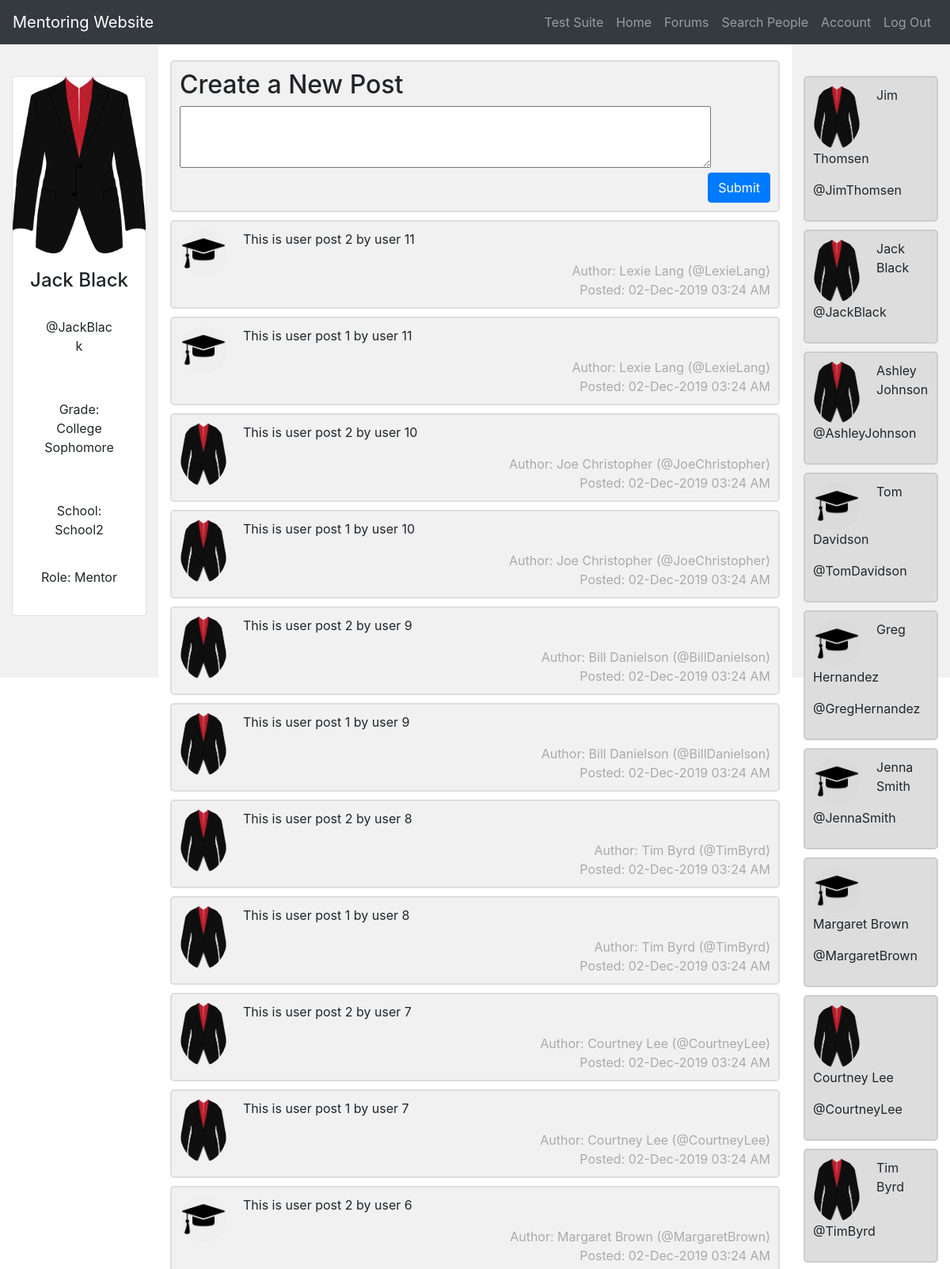
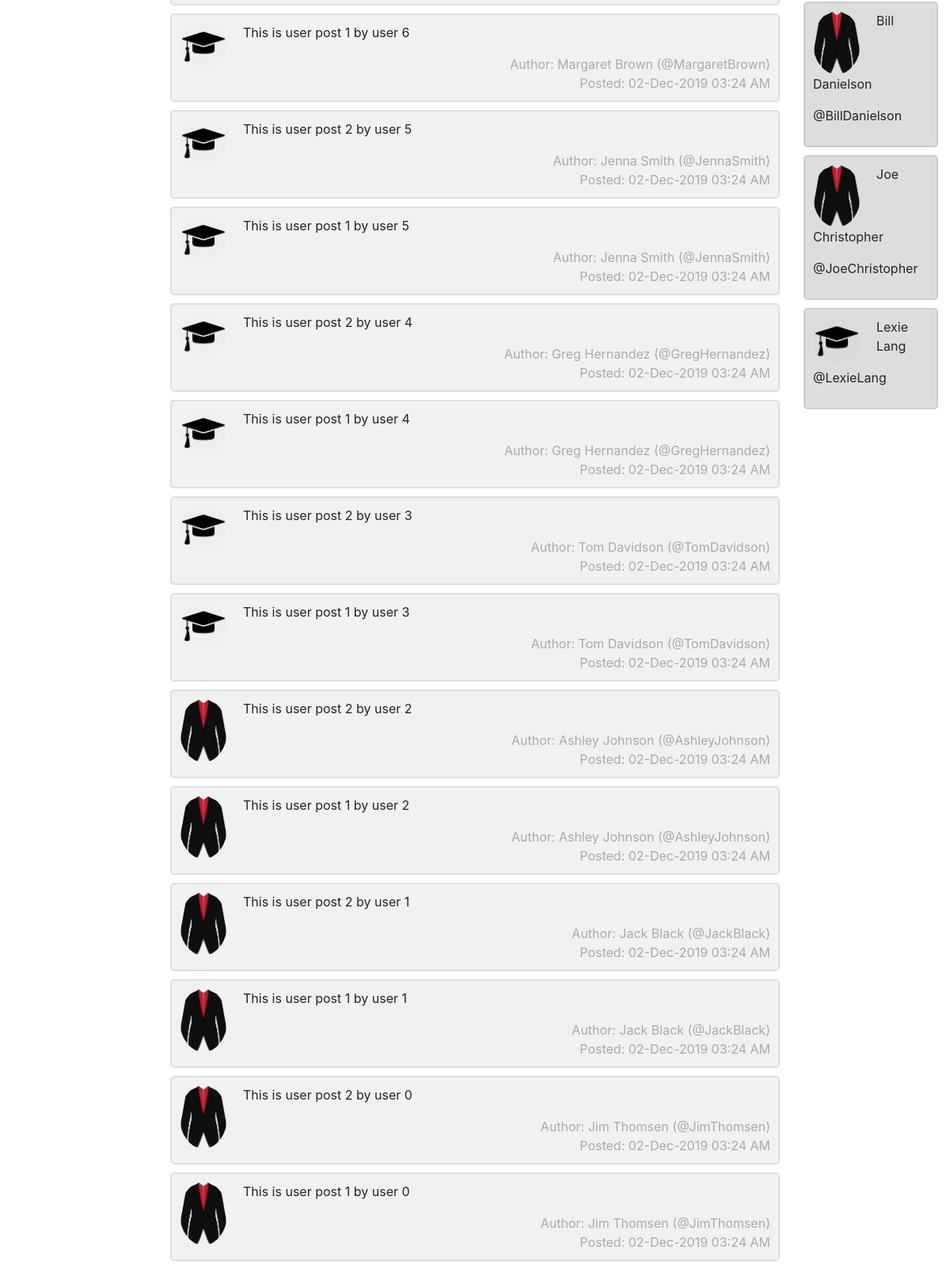
Page /home (signed in) on the earlier database version (2 pictures, top to bottom).
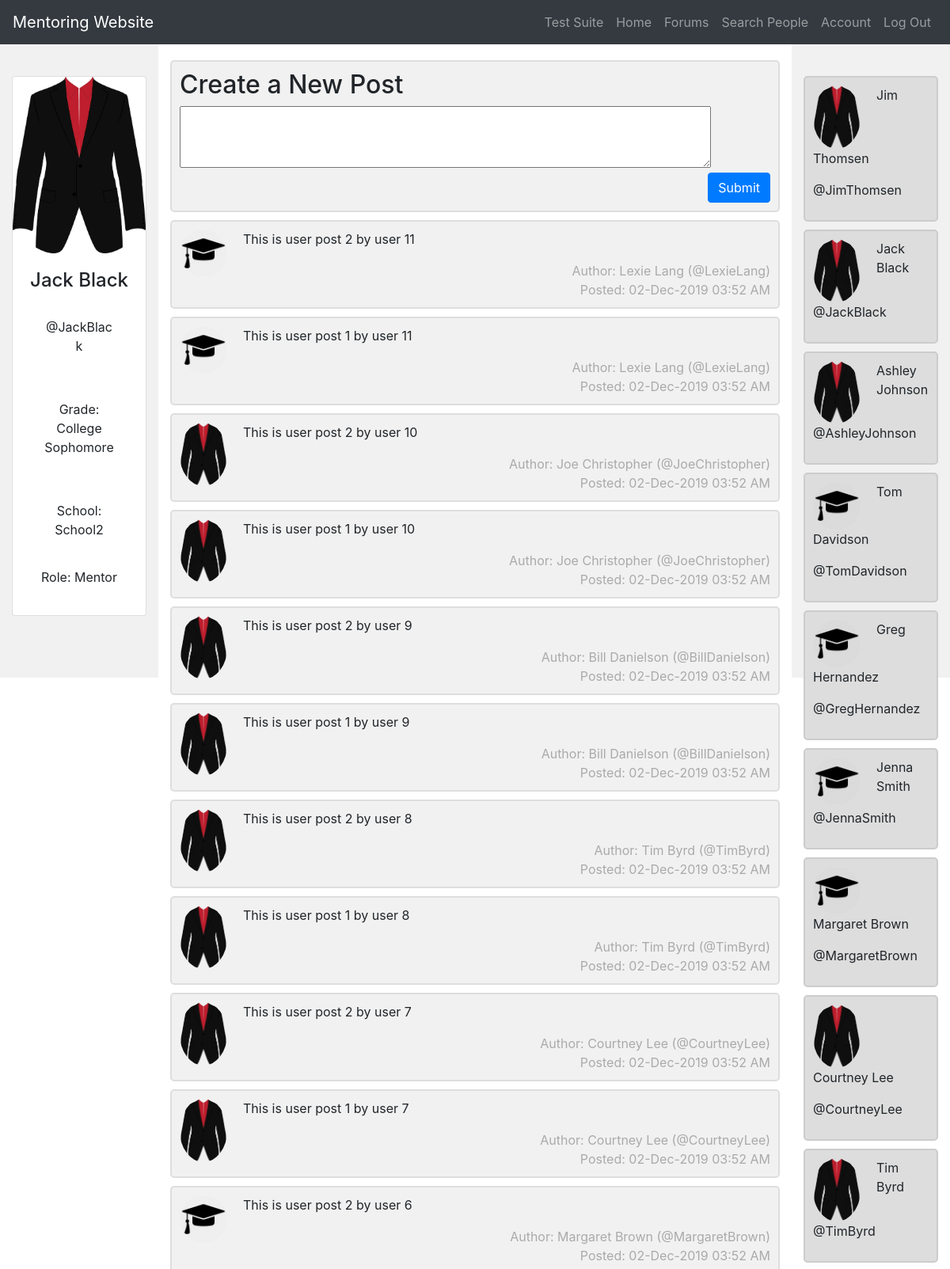
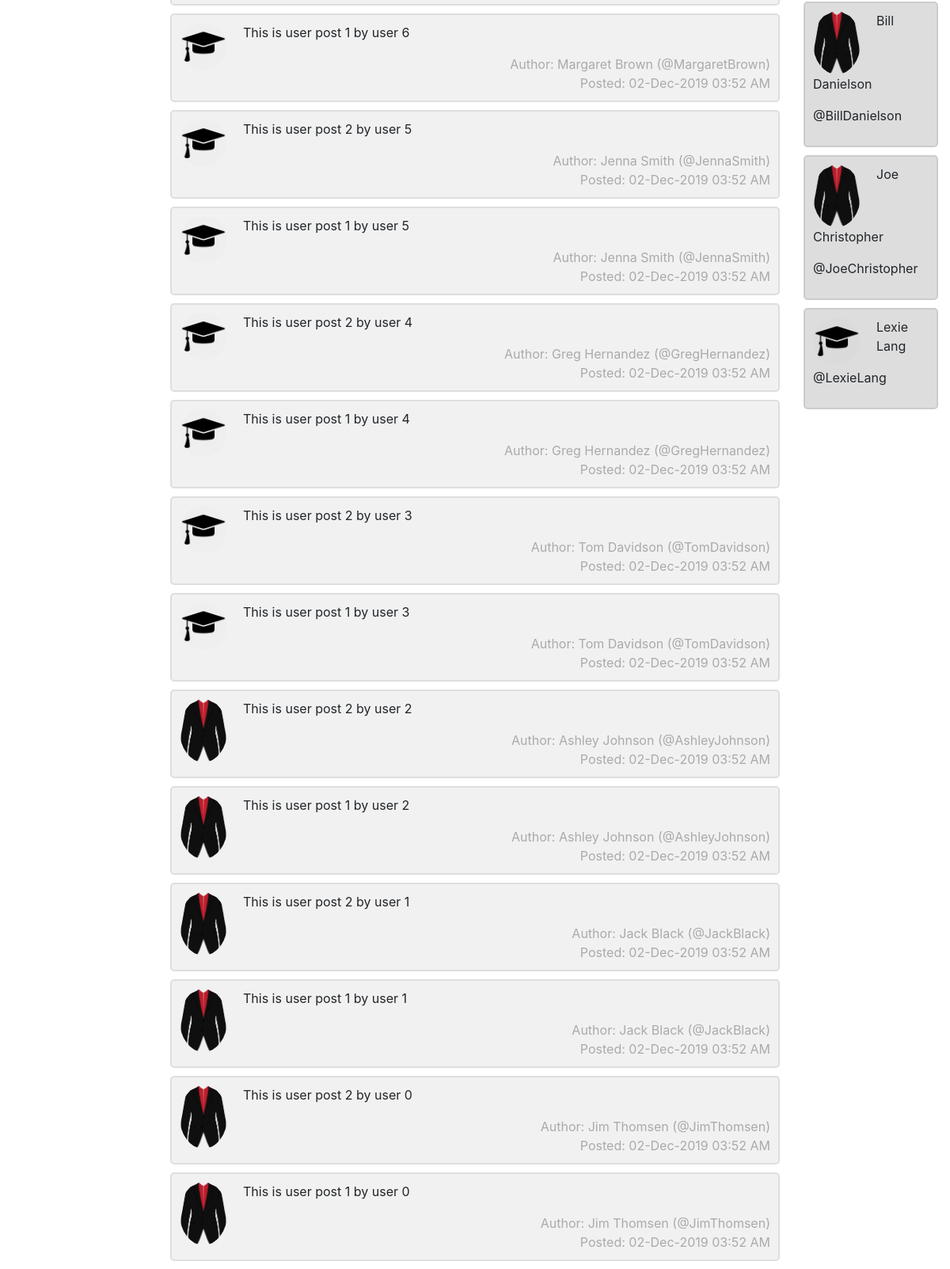
Same page on the later database version (2 pictures, top to bottom).
### db_models.py (models this page shows, shortened)
class UserPost(db.Model):
    __tablename__ = 'UserPosts'
    id = db.Column(db.Integer, primary_key=True, nullable=False)
    author_username = db.Column(db.String(64), db.ForeignKey('Users.username'), nullable=False)
    content = db.Column(db.Text(), nullable=False)
    post_time = db.Column(db.DateTime, index=True, default=datetime.utcnow, nullable=False)

### main.py (the view)
@app.route('/home', methods=['GET', 'POST'])
def home():
    form = PostForm()
    if form.validate_on_submit():
        content = form.content.data
        post = add_user_post(current_user.username, content)
        return redirect('/home')
    return render_template('homepage.html', form=form)

### forms.py
class PostForm(FlaskForm):
    content = StringField('Create a New Post', widget=TextArea(), validators=[DataRequired()])
    submit = SubmitField('Make Post')

### db_models.py (called while the page is built)
@login_manager.user_loader
def load_user(user_id):
    if user_id is not None:
        return User.query.get(user_id)
    return None

### funcs.py (called while the page is built)
def grade_level_string(grLvlCode):
    for lvl in GRADE_LEVELS:
        code, string = lvl
        if grLvlCode == code:
            return string
    return None

def is_mentee(u):
    return u.grade not in MENTOR_GRADES

def sorted_reverse_id_order(l):
    return sorted(l, key=lambda p: p.id, reverse=True)

def get_following(user):
    follows = list(Follow.query.filter_by(follower_username = user.username))
    following_usernames = list(map(lambda f: f.following_username, follows))
    following_users = map(lambda u: User.query.get(u), following_usernames)
    return list(following_users)

def get_general_feed(user):
    following_unames = list(map(lambda u: u.username, get_following(user)))
    return sorted_reverse_id_order(list(filter(lambda post: (post.author_username in following_unames) or (post.author_username == user.username), list(UserPost.query.all()))))

### templates/homepage.html (shortened to what this page needs)
{% extends "base.html" %}
{% block page_content %}
<div class="container-fluid">
  <div class="row">
    <div class="col-sm-2 sidebar">
      <div class= "mar-top">
      <div class="card">
        <img class="card-img-top" src="{{ url_for('static', filename='mentee.jpg' if is_mentee(current_user) else 'mentor.jpg') }}" alt="Card Image" style="width:100%">
        <div class="card-body">
          <h4 class="card-title" align='center'> {{ current_user.first_name }} {{ current_user.last_name }} </h4>
          <p class="card-body" align='center'>@{{ current_user.username }}</p>
          <p class="card-body" align='center'>Grade: {{ grade_level_string(current_user.grade) }}</p>
          <p class="card-body" align='center'>School: {{ current_user.school }}</p>
          <p class="card=body" align='center'>Role: {{ "Mentee" if is_mentee(current_user) else "Mentor" }} </p>
        </div>
      </div>
      </div>
    </div>
    <div class="col-sm-8">
      <div class= "mar-top">
        {% block content %}
        <form action="" method="post" novalidate>
          <div class="chat">
            <h2>Create a New Post</h2>
            {{ form.content( id="ta", cols="90", rows="3") }}<br>
            <span class="time-right">
              {{ form.submit(value = "Submit", class="btn btn-primary") }}
            </span>
          </div>
        </form>
        {% endblock %}
        {% for userpost in get_general_feed(current_user) %}
        {% with u = get_user_by_username(userpost.author_username) %}
        <div class="chat">
          <img src="{{ url_for('static', filename='mentee.jpg' if is_mentee(u) else 'mentor.jpg') }}" alt="Avatar">
          <p>{{ userpost.content }}</p>
          <span class="time-right">Author: {{ u.first_name}} {{ u.last_name }} (@{{ u.username }})</span><br>
          <span class="time-right">Posted: {{ date_to_string(userpost.post_time) }}</span>
        </div>
        {% endwith %}
        {% endfor %}
      </div>
    </div>
    <div class="col sidebar">
      <div class= "mar-top">
        {% for friend in get_following(current_user) %}
        <div class="chat dark">
          <img src="{{ url_for('static', filename='mentee.jpg' if is_mentee(friend) else 'mentor.jpg') }}" alt="Avatar">
          <p>{{ friend.first_name }} {{ friend.last_name }}</p>
          <p>@{{ friend.username }}</p>
        </div>
        {% endfor %}
      </div>
    </div>
  </div>
</div>
{% endblock %}

Differences in the rows shown:
changed UserPost "This is user post 2 by user 11": post_time "02-Dec-2019 03:24 AM" → "02-Dec-2019 03:52 AM"
changed UserPost "This is user post 1 by user 11": post_time "02-Dec-2019 03:24 AM" → "02-Dec-2019 03:52 AM"
changed UserPost "This is user post 2 by user 10": post_time "02-Dec-2019 03:24 AM" → "02-Dec-2019 03:52 AM"
changed UserPost "This is user post 1 by user 10": post_time "02-Dec-2019 03:24 AM" → "02-Dec-2019 03:52 AM"
changed UserPost "This is user post 2 by user 9": post_time "02-Dec-2019 03:24 AM" → "02-Dec-2019 03:52 AM"
changed UserPost "This is user post 1 by user 9": post_time "02-Dec-2019 03:24 AM" → "02-Dec-2019 03:52 AM"
changed UserPost "This is user post 2 by user 8": post_time "02-Dec-2019 03:24 AM" → "02-Dec-2019 03:52 AM"
changed UserPost "This is user post 1 by user 8": post_time "02-Dec-2019 03:24 AM" → "02-Dec-2019 03:52 AM"
changed UserPost "This is user post 2 by user 7": post_time "02-Dec-2019 03:24 AM" → "02-Dec-2019 03:52 AM"
changed UserPost "This is user post 1 by user 7": post_time "02-Dec-2019 03:24 AM" → "02-Dec-2019 03:52 AM"
changed UserPost "This is user post 2 by user 6": post_time "02-Dec-2019 03:24 AM" → "02-Dec-2019 03:52 AM"
changed UserPost "This is user post 1 by user 6": post_time "02-Dec-2019 03:24 AM" → "02-Dec-2019 03:52 AM"
changed UserPost "This is user post 2 by user 5": post_time "02-Dec-2019 03:24 AM" → "02-Dec-2019 03:52 AM"
changed UserPost "This is user post 1 by user 5": post_time "02-Dec-2019 03:24 AM" → "02-Dec-2019 03:52 AM"
changed UserPost "This is user post 2 by user 4": post_time "02-Dec-2019 03:24 AM" → "02-Dec-2019 03:52 AM"
changed UserPost "This is user post 1 by user 4": post_time "02-Dec-2019 03:24 AM" → "02-Dec-2019 03:52 AM"
changed UserPost "This is user post 2 by user 3": post_time "02-Dec-2019 03:24 AM" → "02-Dec-2019 03:52 AM"
changed UserPost "This is user post 1 by user 3": post_time "02-Dec-2019 03:24 AM" → "02-Dec-2019 03:52 AM"
changed UserPost "This is user post 2 by user 2": post_time "02-Dec-2019 03:24 AM" → "02-Dec-2019 03:52 AM"
changed UserPost "This is user post 1 by user 2": post_time "02-Dec-2019 03:24 AM" → "02-Dec-2019 03:52 AM"
changed UserPost "This is user post 2 by user 1": post_time "02-Dec-2019 03:24 AM" → "02-Dec-2019 03:52 AM"
changed UserPost "This is user post 1 by user 1": post_time "02-Dec-2019 03:24 AM" → "02-Dec-2019 03:52 AM"
changed UserPost "This is user post 2 by user 0": post_time "02-Dec-2019 03:24 AM" → "02-Dec-2019 03:52 AM"
changed UserPost "This is user post 1 by user 0": post_time "02-Dec-2019 03:24 AM" → "02-Dec-2019 03:52 AM"
